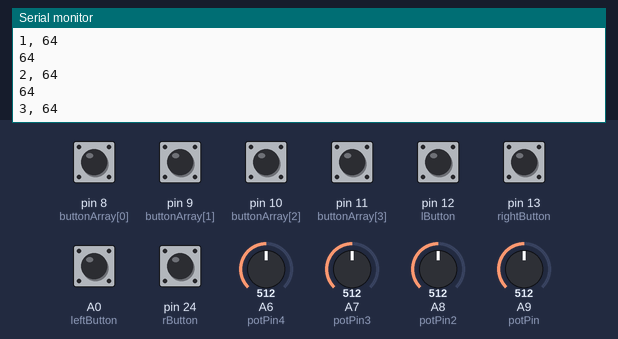
Bench run of a sketch on a simulated Teensy 4. Shown: the last lines printed to the serial monitor. The test bench sets the inputs (shaded band); at power-on: A0 (leftButton), pin 8 (buttonArray[0]), pin 9 (buttonArray[1]), pin 10 (buttonArray[2]), pin 11 (buttonArray[3]), pin 12 (lButton), pin 13 (rightButton), pin 24 (rButton) LOW, A6 (potPin4) = 512, A7 (potPin3) = 512, A8 (potPin2) = 512, A9 (potPin) = 512.

Above: at 1.2 s.
1.3 s: A6 (potPin4) set to 716
At 2.2 s:
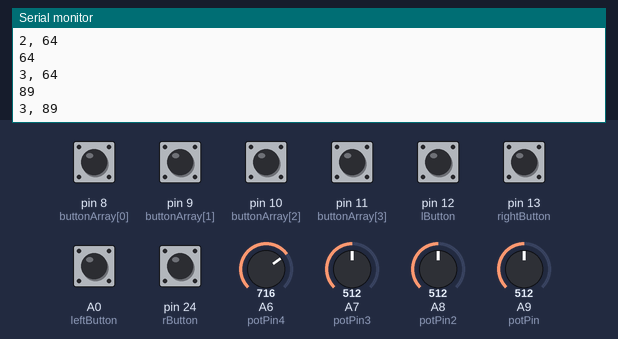
2.8 s: A7 (potPin3) set to 716
At 3.4 s:
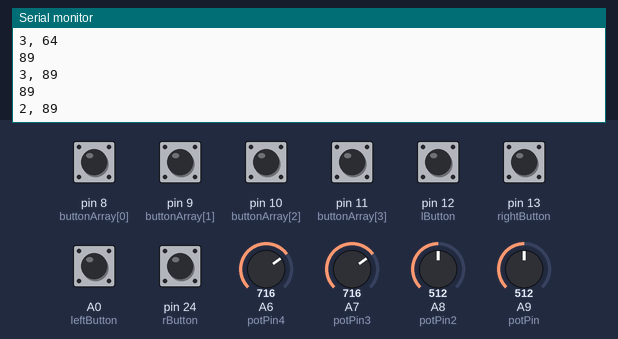
4.3 s: A8 (potPin2) set to 716
At 5.5 s:
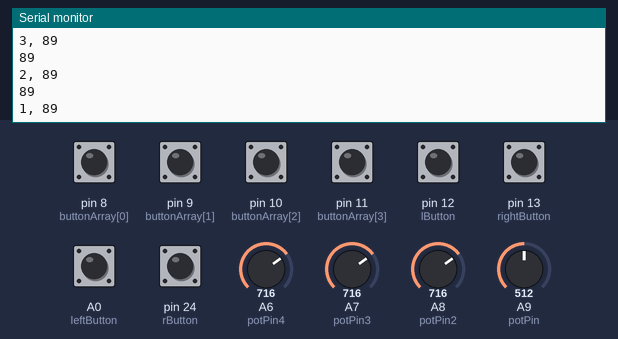
5.8 s: A9 (potPin) set to 716
At 6.9 s:
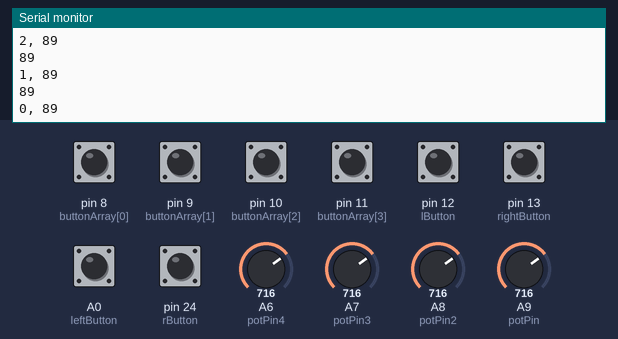
7.3 s: A6 (potPin4) set to 992
At 8.0 s:
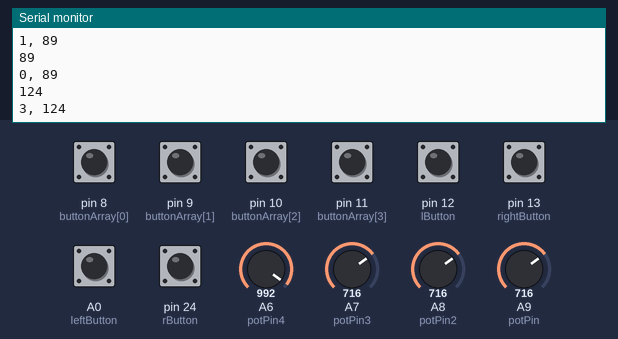
8.8 s: A7 (potPin3) set to 992
At 9.1 s:
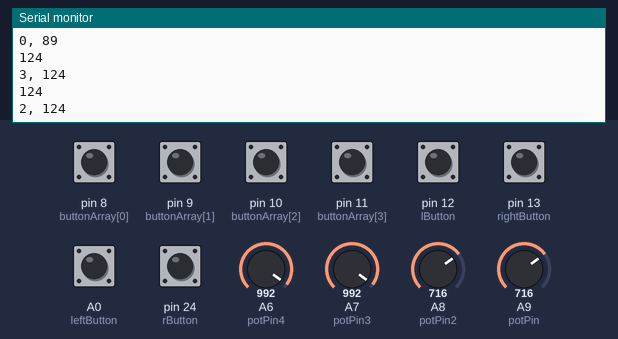
Timing chart, 0 to 11.3 s (numbered marks = the images above; inputs shaded):
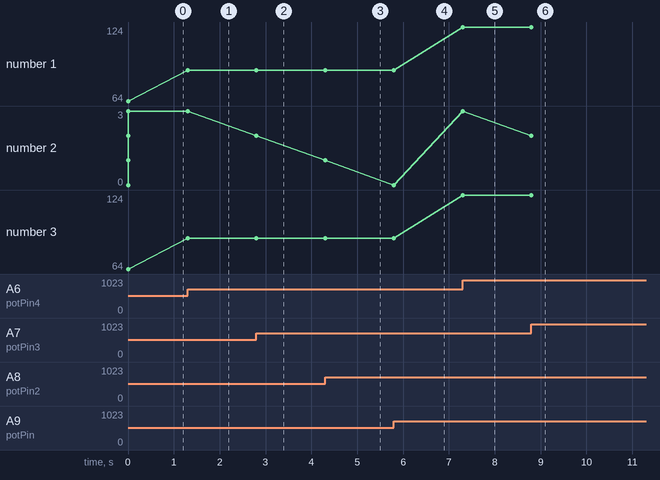

Measured:
- after the input at 1.3 s, the serial monitor: prints a new line at once (image 1)
- after the input at 2.8 s, the serial monitor: prints a new line at once (image 2)
- after the input at 4.3 s, the serial monitor: prints a new line at once (image 3)
- after the input at 5.8 s, the serial monitor: prints a new line at once (image 4)
- after the input at 7.3 s, the serial monitor: prints a new line at once (image 5)
- after the input at 8.8 s, the serial monitor: prints a new line at once (image 6)
- plotted number 1: 64 → 89 after the input at 1.3 s, 89 → 124 after the input at 7.3 s
- plotted number 2: 2 → 1 after the input at 4.3 s, 1 → 0 after the input at 5.8 s, 0 → 3 after the input at 7.3 s, 3 → 2 after the input at 8.8 s

The sketch:

Final_Digital_Lab.ino
```cpp
int potPin = A9;
int potPin2 = A8;
int potPin3 = A7;
int potPin4 = A6;
int potArray[4] = {potPin, potPin2, potPin3, potPin4};

int potValArray[4] = {0, 0, 0, 0};
int lastPotValArray[4] = {0, 0, 0, 0};
int ccVal[4] = {0, 0, 0, 0};
int ccNumber[4] = {1, 2, 3, 4};

int ccAdder = 0;
int ccAdd = 0;

int leftButton = 14;
boolean leftbuttonState = (LOW);
boolean lastleftbuttonState = (LOW);
int rightButton = 13;
boolean rightbuttonState = (LOW);
boolean lastrightbuttonState = (LOW);

unsigned long directionalButtonChange;

int lButton = 12;
boolean lbuttonState = (LOW);
boolean lastlbuttonState = (LOW);
int rButton = 24;
boolean rbuttonState = (LOW);
boolean lastrbuttonState = (LOW);

unsigned long lastCCtime[4] = {0, 0, 0, 0};

int buttonArray[4] = {8, 9, 10, 11};

boolean buttonStateArray[4] = {LOW, LOW, LOW, LOW};
boolean lastButtonStateArray[4] = {LOW, LOW, LOW, LOW};
boolean on = false;
unsigned long lastButtonStateChange;


void setup() {
  for (int i = 0; i < 4; i ++) {
    pinMode(potArray[i], INPUT);
    pinMode(buttonArray[i], INPUT);
    pinMode(leftButton, INPUT);
    pinMode(rightButton, INPUT);
    pinMode(lButton, INPUT);
    pinMode(rButton, INPUT);
  }
  Serial.begin(9600);
}


void loop() {
  usbMIDI.read();
  potCheck();
  buttonCheck();
}

void potCheck() {
  lastleftbuttonState = leftbuttonState;
  leftbuttonState = digitalRead(leftButton);
  lastrightbuttonState = rightbuttonState;
  rightbuttonState = digitalRead(rightButton);

  if (rightbuttonState == HIGH && lastrightbuttonState == LOW) {
    ccAdder = ccAdder + 4;
  }

  if (leftbuttonState == HIGH && lastleftbuttonState == LOW) {
    ccAdder = ccAdder - 4;
  }

  if (ccAdder < 0) {
    ccAdder = 0;
  }
  if (ccAdder > 120) {
    ccAdder = 120;
  }

  for (int i = 0; i < 4; i ++) {
    parameterControl (i);
  }
}


void parameterControl (int ccNum) {

  lastPotValArray[ccNum] = potValArray[ccNum];
  potValArray[ccNum] = analogRead(potArray[ccNum]) / 8;

  if ((potValArray[ccNum] != lastPotValArray[ccNum])) {
    ccVal[ccNum] = map(potValArray[ccNum], 0, 127, 0, 127);

    usbMIDI.sendControlChange(ccNumber[ccNum] + (ccAdder), ccVal[ccNum], 1);
    Serial.println(potValArray[ccNum]);
    Serial.print(ccNum);
    Serial.print(", ");
    Serial.println(ccVal[ccNum]);
  }
}

void buttonCheck() {

  lastlbuttonState = lbuttonState;
  lbuttonState = digitalRead(lButton);
  lastrbuttonState = rbuttonState;
  rbuttonState = digitalRead(rButton);

  if (rbuttonState == HIGH && lastrbuttonState == LOW) {
    ccAdd = ccAdd + 4;
  }

  if (lbuttonState == HIGH && lastlbuttonState == LOW) {
    ccAdd = ccAdd - 4;
  }
  if (ccAdd < 0) {
    ccAdd = 0;
  }
  if (ccAdd > 120) {
    ccAdd = 120;
  }
  for (int i = 0; i < 4; i ++) {
    activateControl (i);
  }
}


void activateControl(int ccNum) {

  lastButtonStateArray[ccNum] = buttonStateArray[ccNum];
  buttonStateArray[ccNum] = digitalRead(buttonArray[ccNum]);

  if (buttonStateArray[ccNum] == HIGH && lastButtonStateArray[ccNum] == LOW) {
    if (on == false) {
      on = true;
      usbMIDI.sendNoteOn (ccNumber[ccNum] + (ccAdd), 127, 1);
    } else if (on == true) {
      on = false;
      usbMIDI.sendNoteOff (ccNumber[ccNum] + (ccAdd), 0, 1);
    }
  }
}
```
